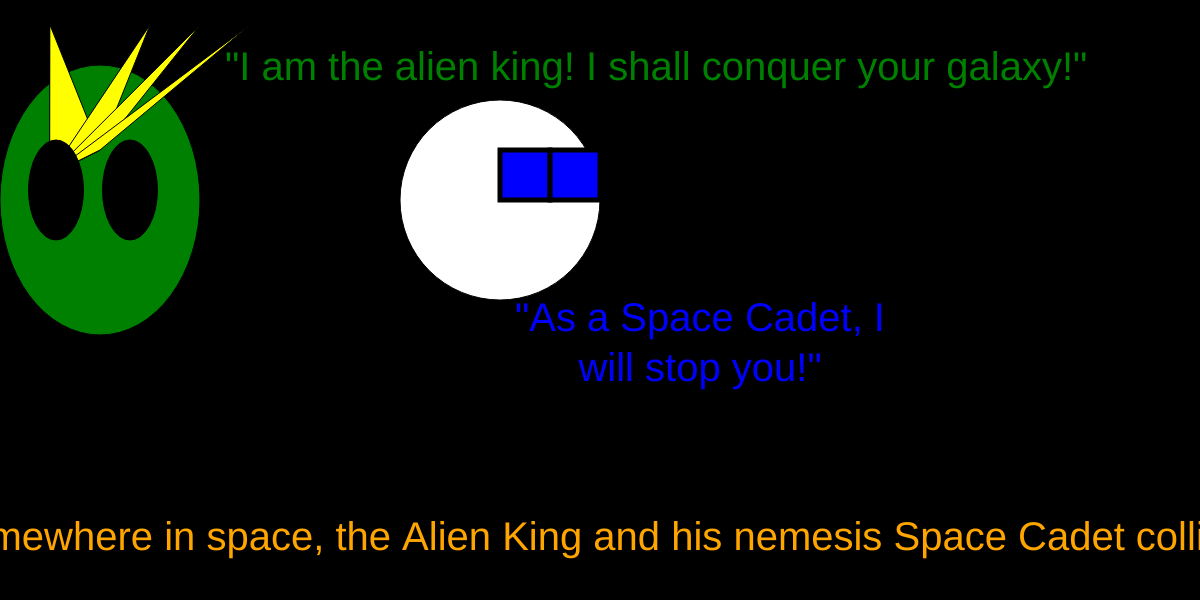
Frame 1 (no input)
Frame 60 (no input): identical to frame 1, image omitted
Frame 120 (the mouse pressed at the canvas centre since frame 60): identical to frame 1, image omitted

The p5.js sketch that drew this single still picture (run headless with seeded random() and noise() and a simulated clock; from frame 60 on, the mouse is pressed at the canvas centre):

// p5.js sketch
// ── sketch.js
var x = 100;
var y = 200;
var faceSize = 200;
var eyeSize = 50;
var c = 'green';

var greeting = '"I am the alien king! I shall conquer your galaxy!"';
var response = '"As a Space Cadet, I will stop you!"'


var alienx = 100;
var alieny = 200;

var story1 = "Somewhere in space, the Alien King and his nemesis Space Cadet collide!";







function setup() {
    createCanvas(windowWidth, 600);
    background('black');
    // first character Alien King
    fill(c);
    ellipse(x, y, faceSize, 270);

    //alien crown 

    fill('yellow');
    triangle(
        alienx - 50, alienx - 75,
        alienx, alieny - 50,
        alienx - 50, alieny - 25
    );

    triangle(
        alienx + 50, alienx - 75,
        alienx, alieny - 50,
        alienx - 50, alieny - 25
    );
    triangle(
        alienx + 100, alienx - 75,
        alienx, alieny - 50,
        alienx - 50, alieny - 25
    );
    triangle(
        alienx + 150, alienx - 75,
        alienx, alieny - 50,
        alienx - 50, alieny - 25
    );
    textSize(40);

    //alien eyes
    fill('black');
    ellipse(56, 190, 55, 100);
    ellipse(130, 190, 55, 100);





    fill(c);

    text(greeting, 225, 80);



    // second character Space Cadet
spacecadet(500,200,200,50,'"As a Space Cadet, I will stop you!"','white');

}

function draw() {

}


function alienking() {}

function spacecadet(x,y,faceSize,eyeSize,response,col) {
    
    fill(col);
    ellipse(x, y, faceSize);
    fill('blue');
    stroke('black');
    strokeWeight(5);

    //space cadet visor
    rect(x, y - 50, eyeSize, eyeSize); // left visor box
    rect(x + 50, y - 50, eyeSize, eyeSize); // right visor box

    fill('blue');
    noStroke();
    textAlign(CENTER);
    text(response, x, y + 100, faceSize * 2, faceSize);


    fill('orange');
    textAlign(CENTER);
    text(story1, width / 2, height - 50);


     
}
